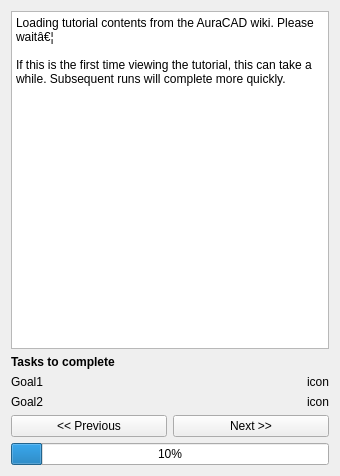
<?xml version="1.0" encoding="UTF-8"?>
<ui version="4.0">
 <class>Form</class>
 <widget class="QWidget" name="Form">
  <property name="geometry">
   <rect>
    <x>0</x>
    <y>0</y>
    <width>340</width>
    <height>476</height>
   </rect>
  </property>
  <property name="windowTitle">
   <string>BIM Tutorial</string>
  </property>
  <layout class="QVBoxLayout" name="verticalLayout">
   <item>
    <widget class="QTextBrowser" name="textEdit">
     <property name="html">
      <string>&lt;!DOCTYPE HTML PUBLIC &quot;-//W3C//DTD HTML 4.0//EN&quot; &quot;http://www.w3.org/TR/REC-html40/strict.dtd&quot;&gt;
&lt;html&gt;&lt;head&gt;&lt;meta name=&quot;qrichtext&quot; content=&quot;1&quot; /&gt;&lt;style type=&quot;text/css&quot;&gt;
p, li { white-space: pre-wrap; }
&lt;/style&gt;&lt;/head&gt;&lt;body style=&quot; font-family:'Fira Sans'; font-size:9pt; font-weight:400; font-style:normal;&quot;&gt;
&lt;p style=&quot; margin-top:0px; margin-bottom:0px; margin-left:0px; margin-right:0px; -qt-block-indent:0; text-indent:0px;&quot;&gt;Loading tutorial contents from the AuraCAD wiki. Please waitâ€¦&lt;/p&gt;
&lt;p style=&quot;-qt-paragraph-type:empty; margin-top:0px; margin-bottom:0px; margin-left:0px; margin-right:0px; -qt-block-indent:0; text-indent:0px;&quot;&gt;&lt;br /&gt;&lt;/p&gt;
&lt;p style=&quot; margin-top:0px; margin-bottom:0px; margin-left:0px; margin-right:0px; -qt-block-indent:0; text-indent:0px;&quot;&gt;If this is the first time viewing the tutorial, this can take a while. Subsequent runs will complete more quickly.&lt;/p&gt;
&lt;p style=&quot;-qt-paragraph-type:empty; margin-top:0px; margin-bottom:0px; margin-left:0px; margin-right:0px; -qt-block-indent:0; text-indent:0px;&quot;&gt;&lt;br /&gt;&lt;/p&gt;</string>
     </property>
    </widget>
   </item>
   <item>
    <widget class="QLabel" name="labelTasks">
     <property name="font">
      <font>
       <weight>75</weight>
       <bold>true</bold>
      </font>
     </property>
     <property name="text">
      <string>Tasks to complete</string>
     </property>
    </widget>
   </item>
   <item>
    <layout class="QGridLayout" name="gridLayout">
     <item row="0" column="0">
      <widget class="QLabel" name="labelGoal1">
       <property name="text">
        <string>Goal1</string>
       </property>
      </widget>
     </item>
     <item row="0" column="1">
      <widget class="QLabel" name="labelIcon1">
       <property name="layoutDirection">
        <enum>Qt::LeftToRight</enum>
       </property>
       <property name="text">
        <string>icon</string>
       </property>
       <property name="alignment">
        <set>Qt::AlignRight|Qt::AlignTrailing|Qt::AlignVCenter</set>
       </property>
      </widget>
     </item>
     <item row="1" column="0">
      <widget class="QLabel" name="labelGoal2">
       <property name="text">
        <string>Goal2</string>
       </property>
      </widget>
     </item>
     <item row="1" column="1">
      <widget class="QLabel" name="labelIcon2">
       <property name="text">
        <string>icon</string>
       </property>
       <property name="alignment">
        <set>Qt::AlignRight|Qt::AlignTrailing|Qt::AlignVCenter</set>
       </property>
      </widget>
     </item>
    </layout>
   </item>
   <item>
    <layout class="QHBoxLayout" name="horizontalLayout">
     <item>
      <widget class="QPushButton" name="buttonPrevious">
       <property name="text">
        <string>&lt;&lt; Previous</string>
       </property>
      </widget>
     </item>
     <item>
      <widget class="QPushButton" name="buttonNext">
       <property name="text">
        <string>Next &gt;&gt;</string>
       </property>
      </widget>
     </item>
    </layout>
   </item>
   <item>
    <widget class="QProgressBar" name="progressBar">
     <property name="value">
      <number>10</number>
     </property>
    </widget>
   </item>
  </layout>
 </widget>
 <resources/>
 <connections/>
</ui>
